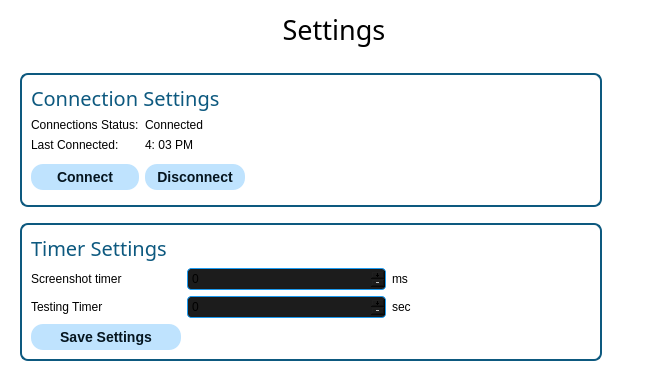
                     <widget class="QWidget" name="settings">
                      <property name="styleSheet">
                       <string notr="true">background: transparent;
</string>
                      </property>
                      <layout class="QGridLayout" name="gridLayout_8">
                       <item row="2" column="1">
                        <widget class="QWidget" name="widget_3" native="true">
                         <property name="minimumSize">
                          <size>
                           <width>600</width>
                           <height>0</height>
                          </size>
                         </property>
                         <property name="styleSheet">
                          <string notr="true">
QGroupBox {
    border: 2px solid  #0d597f;
    border-radius: 8px;
    margin-top: 10px;
}
QPushButton {
    background-color: rgb(191, 227, 254); /* Default background color */
    color: #05151f; /* Default text color */
    border: none;
    border-radius: 12px; /* Rounded corners */
    padding: 5px 10px; /* More padding for a modern look */
    font-size: 14px;
    font-weight: bold;
}

QPushButton:hover {
    background-color: #0b6999; /* Hover background color */
    color: rgb(191, 227, 254);
    border-radius: 12px;
}

QPushButton:pressed {
    background-color: #094f73; /* Darker blue for pressed state */
}

QPushButton:disabled {
    background-color: #c6d9eb; /* Lighter greyed-out background */
    color: #7aa9d6; /* Dimmed text color */
    border: none;
    opacity: 0.6;
}
</string>
                         </property>
                         <layout class="QVBoxLayout" name="verticalLayout_9">
                          <item>
                           <widget class="QGroupBox" name="groupBox_3">
                            <property name="styleSheet">
                             <string notr="true">QSpinBox {
    background-color: #1c1c1c;
    border: 1px solid #1D9BF0;
    border-radius: 4px;
    padding: 2px;
}</string>
                            </property>
                            <property name="title">
                             <string/>
                            </property>
                            <layout class="QGridLayout" name="gridLayout_16">
                             <item row="0" column="0" colspan="2">
                              <widget class="QLabel" name="title_ConnSettings">
                               <property name="maximumSize">
                                <size>
                                 <width>16777215</width>
                                 <height>50</height>
                                </size>
                               </property>
                               <property name="font">
                                <font>
                                 <family>13 Segoe UI</family>
                                 <pointsize>15</pointsize>
                                 <italic>false</italic>
                                 <bold>false</bold>
                                </font>
                               </property>
                               <property name="styleSheet">
                                <string notr="true">font: 15pt Bold &quot;Segoe UI&quot;;
color: #0d597f;</string>
                               </property>
                               <property name="text">
                                <string>Connection Settings</string>
                               </property>
                              </widget>
                             </item>
                             <item row="1" column="0">
                              <widget class="QLabel" name="lbl_connstatus">
                               <property name="text">
                                <string>Connections Status:</string>
                               </property>
                              </widget>
                             </item>
                             <item row="1" column="1">
                              <widget class="QLabel" name="txt_connectionstatus">
                               <property name="text">
                                <string>Connected</string>
                               </property>
                              </widget>
                             </item>
                             <item row="2" column="0">
                              <widget class="QLabel" name="lbl_lastConnTime">
                               <property name="text">
                                <string>Last Connected:</string>
                               </property>
                              </widget>
                             </item>
                             <item row="2" column="1">
                              <widget class="QLabel" name="txt_lastConnectionTime">
                               <property name="text">
                                <string>4: 03 PM</string>
                               </property>
                              </widget>
                             </item>
                             <item row="3" column="0">
                              <widget class="QPushButton" name="connectPOS">
                               <property name="minimumSize">
                                <size>
                                 <width>100</width>
                                 <height>0</height>
                                </size>
                               </property>
                               <property name="maximumSize">
                                <size>
                                 <width>150</width>
                                 <height>16777215</height>
                                </size>
                               </property>
                               <property name="toolTip">
                                <string>Connect POS</string>
                               </property>
                               <property name="text">
                                <string>Connect</string>
                               </property>
                              </widget>
                             </item>
                             <item row="3" column="1">
                              <widget class="QPushButton" name="disconnectPOS">
                               <property name="minimumSize">
                                <size>
                                 <width>100</width>
                                 <height>0</height>
                                </size>
                               </property>
                               <property name="maximumSize">
                                <size>
                                 <width>150</width>
                                 <height>16777215</height>
                                </size>
                               </property>
                               <property name="toolTip">
                                <string>Disconnect POS</string>
                               </property>
                               <property name="text">
                                <string>Disconnect</string>
                               </property>
                              </widget>
                             </item>
                             <item row="3" column="2">
                              <spacer name="horizontalSpacer_4">
                               <property name="orientation">
                                <enum>Qt::Orientation::Horizontal</enum>
                               </property>
                               <property name="sizeHint" stdset="0">
                                <size>
                                 <width>332</width>
                                 <height>38</height>
                                </size>
                               </property>
                              </spacer>
                             </item>
                            </layout>
                           </widget>
                          </item>
                          <item>
                           <widget class="QGroupBox" name="groupBox_2">
                            <property name="styleSheet">
                             <string notr="true">QSpinBox {
    background-color: #1c1c1c;
    border: 1px solid #1D9BF0;
    border-radius: 4px;
    padding: 2px;
}</string>
                            </property>
                            <property name="title">
                             <string/>
                            </property>
                            <layout class="QGridLayout" name="gridLayout_12">
                             <item row="1" column="0">
                              <widget class="QLabel" name="label_18">
                               <property name="text">
                                <string>Screenshot timer</string>
                               </property>
                              </widget>
                             </item>
                             <item row="1" column="1">
                              <widget class="QSpinBox" name="spinBox">
                               <property name="toolTip">
                                <string/>
                               </property>
                               <property name="styleSheet">
                                <string notr="true"/>
                               </property>
                               <property name="buttonSymbols">
                                <enum>QAbstractSpinBox::ButtonSymbols::PlusMinus</enum>
                               </property>
                               <property name="maximum">
                                <number>1000</number>
                               </property>
                               <property name="singleStep">
                                <number>100</number>
                               </property>
                              </widget>
                             </item>
                             <item row="2" column="2">
                              <widget class="QLabel" name="label_16">
                               <property name="text">
                                <string>sec</string>
                               </property>
                              </widget>
                             </item>
                             <item row="0" column="0" colspan="3">
                              <widget class="QLabel" name="label_17">
                               <property name="maximumSize">
                                <size>
                                 <width>16777215</width>
                                 <height>50</height>
                                </size>
                               </property>
                               <property name="font">
                                <font>
                                 <family>13 Segoe UI</family>
                                 <pointsize>15</pointsize>
                                 <italic>false</italic>
                                 <bold>false</bold>
                                </font>
                               </property>
                               <property name="styleSheet">
                                <string notr="true">font: 15pt Bold &quot;Segoe UI&quot;;
color: #0d597f;</string>
                               </property>
                               <property name="text">
                                <string>Timer Settings</string>
                               </property>
                              </widget>
                             </item>
                             <item row="3" column="0">
                              <widget class="QPushButton" name="saveTimer">
                               <property name="maximumSize">
                                <size>
                                 <width>150</width>
                                 <height>16777215</height>
                                </size>
                               </property>
                               <property name="toolTip">
                                <string>Save</string>
                               </property>
                               <property name="text">
                                <string>Save Settings</string>
                               </property>
                              </widget>
                             </item>
                             <item row="2" column="0">
                              <widget class="QLabel" name="label_15">
                               <property name="text">
                                <string>Testing Timer</string>
                               </property>
                              </widget>
                             </item>
                             <item row="2" column="1">
                              <widget class="QSpinBox" name="spinBox_2">
                               <property name="buttonSymbols">
                                <enum>QAbstractSpinBox::ButtonSymbols::PlusMinus</enum>
                               </property>
                               <property name="maximum">
                                <number>30</number>
                               </property>
                              </widget>
                             </item>
                             <item row="1" column="2">
                              <widget class="QLabel" name="label_10">
                               <property name="text">
                                <string>ms</string>
                               </property>
                              </widget>
                             </item>
                            </layout>
                           </widget>
                          </item>
                         </layout>
                        </widget>
                       </item>
                       <item row="2" column="2">
                        <spacer name="horizontalSpacer">
                         <property name="orientation">
                          <enum>Qt::Orientation::Horizontal</enum>
                         </property>
                         <property name="sizeHint" stdset="0">
                          <size>
                           <width>40</width>
                           <height>20</height>
                          </size>
                         </property>
                        </spacer>
                       </item>
                       <item row="1" column="1" colspan="2">
                        <widget class="QLabel" name="label_13">
                         <property name="maximumSize">
                          <size>
                           <width>16777215</width>
                           <height>100</height>
                          </size>
                         </property>
                         <property name="font">
                          <font>
                           <family>13 Segoe UI</family>
                           <pointsize>20</pointsize>
                           <italic>false</italic>
                           <bold>false</bold>
                          </font>
                         </property>
                         <property name="styleSheet">
                          <string notr="true">font: 20pt Bold &quot;Segoe UI&quot;;</string>
                         </property>
                         <property name="text">
                          <string>Settings</string>
                         </property>
                         <property name="alignment">
                          <set>Qt::AlignmentFlag::AlignCenter</set>
                         </property>
                        </widget>
                       </item>
                      </layout>
                     </widget>
